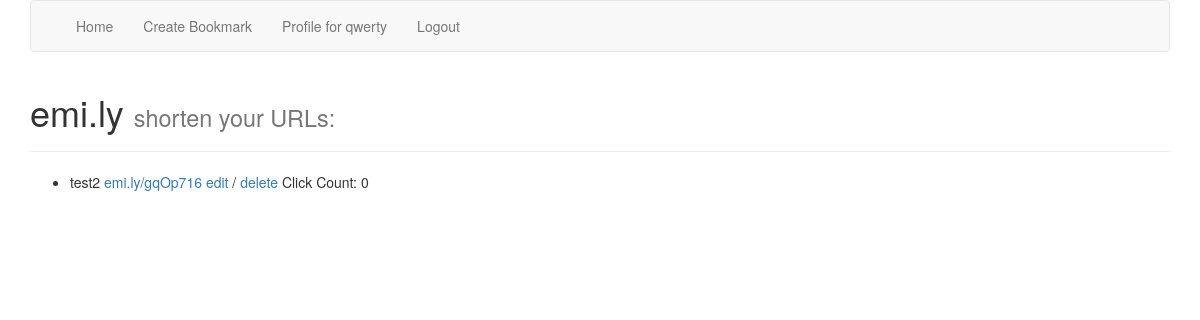
/accounts/profile/ (signed in), run on the app's committed database.
### short_url_app/models.py (models this page shows)
class Bookmark(models.Model):
    user = models.ForeignKey(User)
    url = models.URLField()
    description = models.CharField(max_length=100)
    created = models.DateTimeField(auto_now_add=True)
    hashid = models.CharField(max_length=50)
    click_count = models.IntegerField(default=0)
    class Meta:
        ordering = ['-created']

### short_url_app/views.py (the view)
# urls.py: url(r'^accounts/profile/$', login_required(ProfileView.as_view()), name='profile_view'),
class ProfileView(ListView):
    template_name = "profile.html"
    model = Bookmark
    def get_queryset(self):
        return Bookmark.objects.filter(user=self.request.user)

### templates/profile.html
{% extends "base.html" %}
{% block content %}
    <ul>
    {% for bookmark in object_list %}
    <li>
        {{ bookmark.description }}
         <span><a href="{% url 'redirect_view' bookmark.hashid %}">emi.ly/{{ bookmark.hashid }}</a></span>
        <span><a href="{% url 'update_view' pk=bookmark.id %}">edit</a> /</span>
        <span><a href="{% url 'delete_view' pk=bookmark.id %}">delete</a></span>
        <span>Click Count: {{ bookmark.click_count }}</span>
    </li>
    {% endfor %}
</ul>
{% endblock %}

### templates/base.html (shortened to what this page needs)
{% load staticfiles %}
<!DOCTYPE html>
<html lang="en">
<head>
    <link rel="stylesheet" href="{% static 'short_url_app/bootstrap-3.3.6-dist/css/bootstrap.min.css' %}">
    <link rel="stylesheet" href="{% static 'short_url_app/main.css' %}">
</head>
<body>
<div class="container">
<nav class="navbar navbar-default">
  <div class="container-fluid">
    <div class="collapse navbar-collapse" id="bs-example-navbar-collapse-1">
      <ul class="nav navbar-nav">
          {% if request.user.is_authenticated %}
            <li><a href="{% url 'index_view' %}">Home</a></li>
            <li><a href="{% url 'create_bookmark_view' %}">Create Bookmark</a></li>
            <li><a href="{% url 'profile_view' %}">Profile for {{ user }}</a></li>
            <li><a href="{% url 'logout_view' %}?next={% url 'login_view' %}">Logout</a></li>
          {% else %}
            <li><a href="{% url 'create_user_view' %}">Create An Account</a></li>
            <li><a href="{% url 'login_view' %}">Login</a></li>
          {% endif %}
      </ul>
    </div>
  </div>
</nav>
{% block header %}
    <div class="page-header">
    <h1>emi.ly <small>shorten your URLs: </small></h1>
    </div>
{% endblock %}
{% block content %}{% endblock %}
</div>

### data on the page
Bookmark: description "test2", hashid "gqOp716", click_count "0"

### other printed values
{{ user }} "qwerty"
